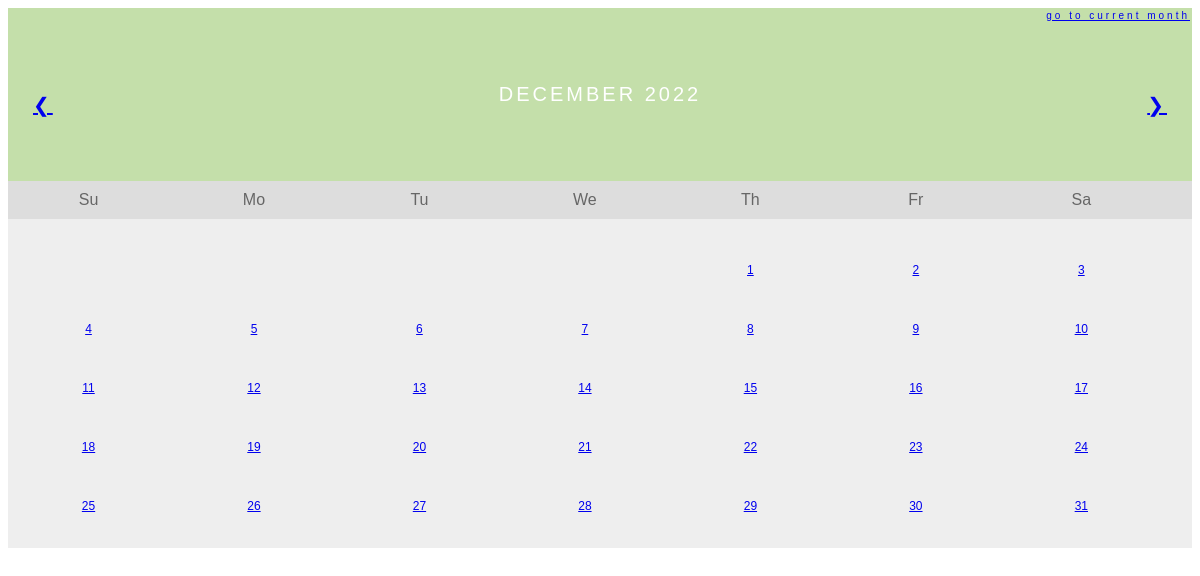
Screenshot of /calendar?month=December&year=2022 with the database file from the repository.
### tables this page shows
CREATE TABLE table_12_December_2022 (id Integer, date String, period_started String, period_ended String, cramps String, headache String, fatigue String, acne String);

### main.py (the view)
@app.route("/calendar")
def calendar():
    month_name = request.args.get("month")
    month_number = tv.list_of_months.index(month_name) + 1
    month_number_string = str(month_number).rjust(2, "0")
    year = request.args.get("year")
    month_and_year_name = f"{month_name} {year}"
    month_year_and_number = [year, month_number_string]
    table_years_and_months_index = updated_table_years_and_months.index(
        month_year_and_number
    )
    table_number = str((table_years_and_months_index) + 1).rjust(2, "0")
    month_days = get_table_from_database(
        tablename=f"table_{table_number}_{month_name}_{year}"
    )
    first_of_month_weekday = tv.get_1st_day_in_month_weekday(
        year=int(year), month=month_number
    )
    try:
        next_year_and_month_from_list = updated_table_years_and_months[
            table_years_and_months_index + 1
        ]
        next_month = tv.list_of_months[int(next_year_and_month_from_list[1]) - 1]
        next_month_year = next_year_and_month_from_list[0]
    except IndexError:
        next_month = None
        next_month_year = None
    if table_years_and_months_index - 1 >= 0:
        previous_year_and_month_from_list = updated_table_years_and_months[
            table_years_and_months_index - 1
        ]
        previous_month = tv.list_of_months[
            int(previous_year_and_month_from_list[1]) - 1
        ]
        previous_month_year = previous_year_and_month_from_list[0]
    else:
        previous_month = None
        previous_month_year = None
    try:
        predicted_days_of_period = predicted_period_days
    except NameError:
        predicted_days_of_period = None
    return render_template(
        "calendar.html",
        predicted_period_days=predicted_days_of_period,
        days=month_days,
        weekday=first_of_month_weekday,
        month_and_year=month_and_year_name,
        year=year,
        current_month=tv.current_month_name,
        current_month_year=tv.current_year,
        month=month_name,
        next_month=next_month,
        next_month_year=next_month_year,
        previous_month=previous_month,
        previous_month_year=previous_month_year,
    )

### core/time_variables.py (called while the page is built)
def get_1st_day_in_month_weekday(year, month):
    first_of_month_weekday = weekday(year=year, month=month, day=1)
    return first_of_month_weekday

### database/database.py (called while the page is built)
def get_table_from_database(tablename):
    conn = get_db_connection()
    month_days = conn.execute(f"SELECT * FROM {tablename}").fetchall()
    conn.close()
    return month_days

### database/initialize_database.py (called while the page is built)
def get_db_connection():
    conn = sqlite3.connect("period_tracking_app.db")
    conn.row_factory = sqlite3.Row
    return conn

### templates/calendar.html (shortened to what this page needs)
<!DOCTYPE html>
<html lang="en">
<head>
</head>
<body>
    <div class="month">
        <ul>
            <li class="current_month_cal">
              <a href="{{url_for('calendar', month=current_month, year=current_month_year)}}"> Go To Current Month </a>
            </li>
            {% if previous_month != None %}
              <li class="prev">
                  <a href="{{url_for('calendar', month=previous_month, year=previous_month_year)}}"> &#10094 </a>
              </li>
            {% endif %}
            {% if next_month != None %}
              <li class="next" >
                  <a href="{{url_for('calendar', month=next_month, year=next_month_year)}}"> &#10095 </a>
              </li>
            {% endif %}
            <li>
                {{ month_and_year }}
            </li>
        </ul>
      </div>
    <ul class="weekdays">
        <li>Su</li>
        <li>Mo</li>
        <li>Tu</li>
        <li>We</li>
        <li>Th</li>
        <li>Fr</li>
        <li>Sa</li>
    </ul>
    <ul class="days">
        {% if weekday == 3: %}
        <li></li>
        <li></li>
        <li></li>
        <li></li>
        {% endif %}
        {% for day in days: %}
        <li>
            <a href="{{ url_for('day_details', month=month, date=day['id'], year=year) }}">{{ day["id"] }}</a>
        </li>
        {% endfor %}
    </ul>
</body>
</html>

### templates/calendar.html (style rules this page uses)
* { box-sizing: border-box; }
ul { list-style-type: none; }
body { font-family: Verdana, sans-serif; }
.month { padding: 75px 25px; width: 100%; background: #C4DFAA; text-align: center; }
.month ul { margin: 0; padding: 0; }
.month ul li { color: white; font-size: 20px; text-transform: uppercase; letter-spacing: 3px; }
.month .current_month_cal { position: absolute; top: 10px; right: 10px; font-size: 10px; text-transform: lowercase; }
.month .prev { float: left; padding-top: 10px; }
.month .next { float: right; padding-top: 10px; }
.weekdays { margin: 0; padding: 10px 0; background-color: #ddd; }
.weekdays li { display: inline-block; width: 13.6%; color: #666; text-align: center; }
.days { padding: 10px 0; background: #eee; margin: 0; }
.days li { list-style-type: none; display: inline-block; width: 13.6%; text-align: center; padding: 20px 0; margin-bottom: 5px; font-size:12px; color: black; }

### rows the page displays
table_12_December_2022: id "1"
table_12_December_2022: id "2"
table_12_December_2022: id "3"
table_12_December_2022: id "4"
table_12_December_2022: id "5"
table_12_December_2022: id "6"
table_12_December_2022: id "7"
table_12_December_2022: id "8"
table_12_December_2022: id "9"
table_12_December_2022: id "10"
table_12_December_2022: id "11"
table_12_December_2022: id "12"
table_12_December_2022: id "13"
table_12_December_2022: id "14"
table_12_December_2022: id "15"
table_12_December_2022: id "16"
table_12_December_2022: id "17"
table_12_December_2022: id "18"
table_12_December_2022: id "19"
table_12_December_2022: id "20"
table_12_December_2022: id "21"
table_12_December_2022: id "22"
table_12_December_2022: id "23"
table_12_December_2022: id "24"
table_12_December_2022: id "25"
table_12_December_2022: id "26"
table_12_December_2022: id "27"
table_12_December_2022: id "28"
table_12_December_2022: id "29"
table_12_December_2022: id "30"
table_12_December_2022: id "31"

### other values shown
{{ month_and_year }} "DECEMBER 2022"
